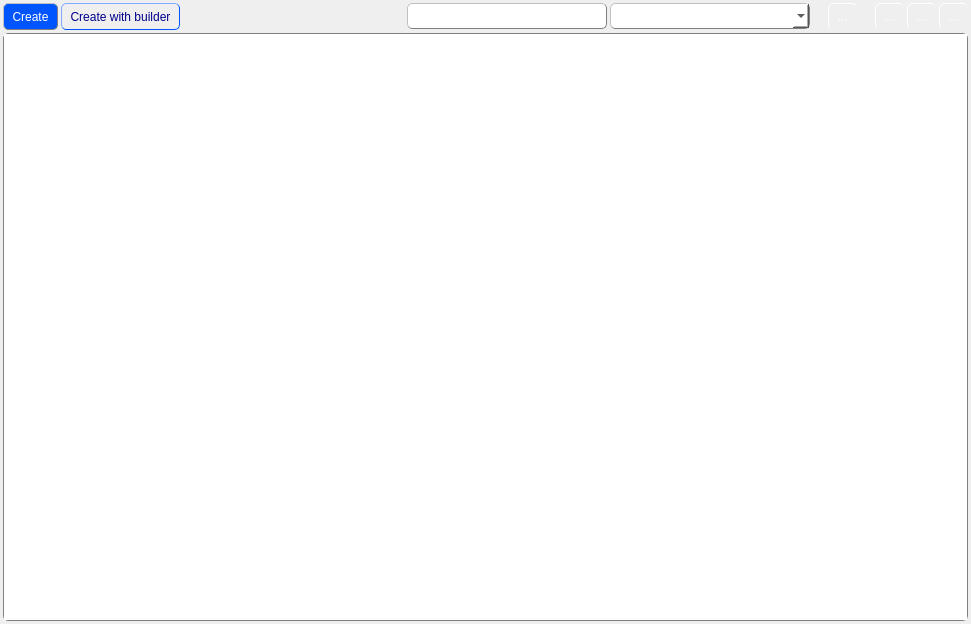
<?xml version="1.0" encoding="UTF-8"?>
<ui version="4.0">
 <class>TableForm</class>
 <widget class="QWidget" name="TableForm">
  <property name="geometry">
   <rect>
    <x>0</x>
    <y>0</y>
    <width>971</width>
    <height>624</height>
   </rect>
  </property>
  <property name="windowTitle">
   <string>Form</string>
  </property>
  <property name="styleSheet">
   <string notr="true">QLineEdit {
               color: black;
               padding: 4px;
               border: 1px solid grey; 
               border-radius: 5px;
               border-style: outset;
	           font: 10pt &quot;MS Shell Dlg 2&quot;;
              }
QComboBox {
			   color: black;
               padding: 4px;
               border: 1px solid grey; 
               border-radius: 5px;
               border-style: outset;
               font: 9pt &quot;MS Shell Dlg 2&quot;;
			   background-color: rgb(255, 255, 255);
              }
QTableView {
               color: black;
               border: 1px solid grey; 
               border-radius: 5px;
	           font: 10pt &quot;MS Shell Dlg 2&quot;;
              }</string>
  </property>
  <layout class="QGridLayout" name="gridLayout">
   <property name="leftMargin">
    <number>3</number>
   </property>
   <property name="topMargin">
    <number>3</number>
   </property>
   <property name="rightMargin">
    <number>3</number>
   </property>
   <property name="bottomMargin">
    <number>3</number>
   </property>
   <property name="spacing">
    <number>3</number>
   </property>
   <item row="0" column="0">
    <layout class="QHBoxLayout" name="horizontalLayout">
     <item>
      <widget class="QToolButton" name="createButton">
       <property name="styleSheet">
        <string notr="true">QToolButton {
               color: white;
               padding: 4px;
               border: 1px solid grey; 
               border-radius: 5px;
               border-style: outset;
               max-width: 120px;
               background-color: rgb(0, 85, 255);
               font: 10pt &quot;MS Shell Dlg 2&quot;;
              }

QToolButton:hover {
               color: darkblue;
               border: 1px solid grey;
               background-color: rgb(255, 255, 255);
               }

QToolButton:pressed {
               color: rgb(0, 0, 197)
               background: shadow;
               border-style: inset;
               }</string>
       </property>
       <property name="text">
        <string>Create</string>
       </property>
      </widget>
     </item>
     <item>
      <widget class="QToolButton" name="builderCreateButton">
       <property name="styleSheet">
        <string notr="true">QToolButton {
                color: darkblue;
               padding: 4px;
               border: 1px solid rgb(0, 85, 255); 
               border-radius: 5px;
               border-style: outset;
               font: 10pt &quot;MS Shell Dlg 2&quot;;
              }

QToolButton:hover {
               color: white;
               border: 1px solid grey;
               background-color: rgb(0, 78, 235);
               }

QToolButton:pressed {
               color: rgb(0, 0, 197)
               background: shadow;
               border-style: inset;
               }</string>
       </property>
       <property name="text">
        <string>Create with builder</string>
       </property>
      </widget>
     </item>
     <item>
      <spacer name="horizontalSpacer_3">
       <property name="orientation">
        <enum>Qt::Horizontal</enum>
       </property>
       <property name="sizeHint" stdset="0">
        <size>
         <width>40</width>
         <height>20</height>
        </size>
       </property>
      </spacer>
     </item>
     <item>
      <widget class="QLineEdit" name="searchLine">
       <property name="enabled">
        <bool>true</bool>
       </property>
       <property name="sizePolicy">
        <sizepolicy hsizetype="Minimum" vsizetype="Fixed">
         <horstretch>0</horstretch>
         <verstretch>0</verstretch>
        </sizepolicy>
       </property>
       <property name="minimumSize">
        <size>
         <width>200</width>
         <height>0</height>
        </size>
       </property>
       <property name="styleSheet">
        <string notr="true"/>
       </property>
       <property name="text">
        <string/>
       </property>
      </widget>
     </item>
     <item>
      <widget class="QComboBox" name="searchParamBox">
       <property name="minimumSize">
        <size>
         <width>200</width>
         <height>0</height>
        </size>
       </property>
       <property name="styleSheet">
        <string notr="true"/>
       </property>
      </widget>
     </item>
     <item>
      <spacer name="horizontalSpacer">
       <property name="orientation">
        <enum>Qt::Horizontal</enum>
       </property>
       <property name="sizeType">
        <enum>QSizePolicy::Minimum</enum>
       </property>
       <property name="sizeHint" stdset="0">
        <size>
         <width>15</width>
         <height>20</height>
        </size>
       </property>
      </spacer>
     </item>
     <item>
      <widget class="QToolButton" name="searchButton">
       <property name="styleSheet">
        <string notr="true">QToolButton {
               color: white;
               padding: 4px;
               border: 1px solid rgb(240, 240, 240); 
               border-radius: 5px;
               border-style: outset;
               max-width: 120px;
               font: bold 10pt &quot;MS Shell Dlg 2&quot;;
              }

QToolButton:hover {
               color: white;
               border: 1px solid grey;
               }

QToolButton:pressed {
               color: rgb(0, 0, 197)
               background: shadow;
               border-style: inset;
               }</string>
       </property>
       <property name="text">
        <string>...</string>
       </property>
       <property name="icon">
        <iconset resource="res.qrc">
         <normaloff>:/res/search.png</normaloff>:/res/search.png</iconset>
       </property>
      </widget>
     </item>
     <item>
      <spacer name="horizontalSpacer_2">
       <property name="orientation">
        <enum>Qt::Horizontal</enum>
       </property>
       <property name="sizeType">
        <enum>QSizePolicy::Minimum</enum>
       </property>
       <property name="sizeHint" stdset="0">
        <size>
         <width>15</width>
         <height>20</height>
        </size>
       </property>
      </spacer>
     </item>
     <item>
      <widget class="QToolButton" name="builderUpdateButton">
       <property name="styleSheet">
        <string notr="true">QToolButton {
               color: white;
               padding: 4px;
               border: 1px solid rgb(240, 240, 240);
               border-radius: 5px;
               border-style: outset;
               max-width: 120px;
               font: bold 10pt &quot;MS Shell Dlg 2&quot;;
              }

QToolButton:hover {
               color: white;
               border: 1px solid grey;
               }

QToolButton:pressed {
               color: rgb(0, 0, 197)
               background: shadow;
               border-style: inset;
               }</string>
       </property>
       <property name="text">
        <string>...</string>
       </property>
       <property name="icon">
        <iconset resource="res.qrc">
         <normaloff>:/res/update.png</normaloff>:/res/update.png</iconset>
       </property>
      </widget>
     </item>
     <item>
      <widget class="QToolButton" name="editButton">
       <property name="styleSheet">
        <string notr="true">QToolButton {
               color: white;
               padding: 4px;
               border: 1px solid rgb(240, 240, 240); 
               border-radius: 5px;
               border-style: outset;
               max-width: 120px;
               font: bold 10pt &quot;MS Shell Dlg 2&quot;;
              }

QToolButton:hover {
               color: white;
               border: 1px solid grey;
               }

QToolButton:pressed {
               color: rgb(0, 0, 197)
               background: shadow;
               border-style: inset;
               }</string>
       </property>
       <property name="text">
        <string>...</string>
       </property>
       <property name="icon">
        <iconset resource="res.qrc">
         <normaloff>:/res/edit.png</normaloff>:/res/edit.png</iconset>
       </property>
      </widget>
     </item>
     <item>
      <widget class="QToolButton" name="deleteButton">
       <property name="styleSheet">
        <string notr="true">QToolButton {
               color: white;
               padding: 4px;
               border: 1px solid rgb(240, 240, 240); 
               border-radius: 5px;
               border-style: outset;
               max-width: 120px;
               font: bold 10pt &quot;MS Shell Dlg 2&quot;;
              }

QToolButton:hover {
               color: white;
               border: 1px solid grey;
               }

QToolButton:pressed {
               color: rgb(0, 0, 197)
               background: shadow;
               border-style: inset;
               }</string>
       </property>
       <property name="text">
        <string>...</string>
       </property>
       <property name="icon">
        <iconset resource="res.qrc">
         <normaloff>:/res/delete.png</normaloff>:/res/delete.png</iconset>
       </property>
      </widget>
     </item>
    </layout>
   </item>
   <item row="1" column="0">
    <widget class="QTableView" name="mainTableView"/>
   </item>
  </layout>
 </widget>
 <tabstops>
  <tabstop>createButton</tabstop>
  <tabstop>builderCreateButton</tabstop>
  <tabstop>builderUpdateButton</tabstop>
  <tabstop>editButton</tabstop>
  <tabstop>deleteButton</tabstop>
  <tabstop>searchButton</tabstop>
  <tabstop>mainTableView</tabstop>
  <tabstop>searchLine</tabstop>
  <tabstop>searchParamBox</tabstop>
 </tabstops>
 <resources>
  <include location="res.qrc"/>
 </resources>
 <connections/>
</ui>
